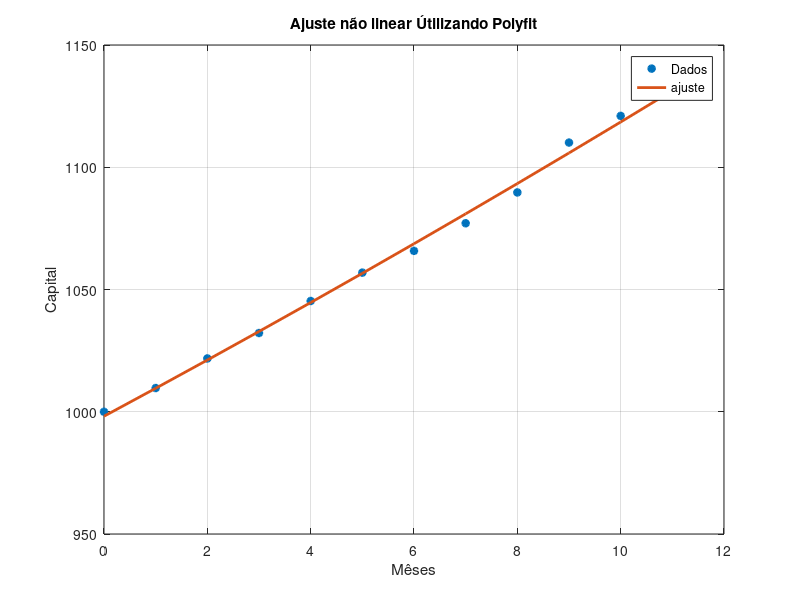
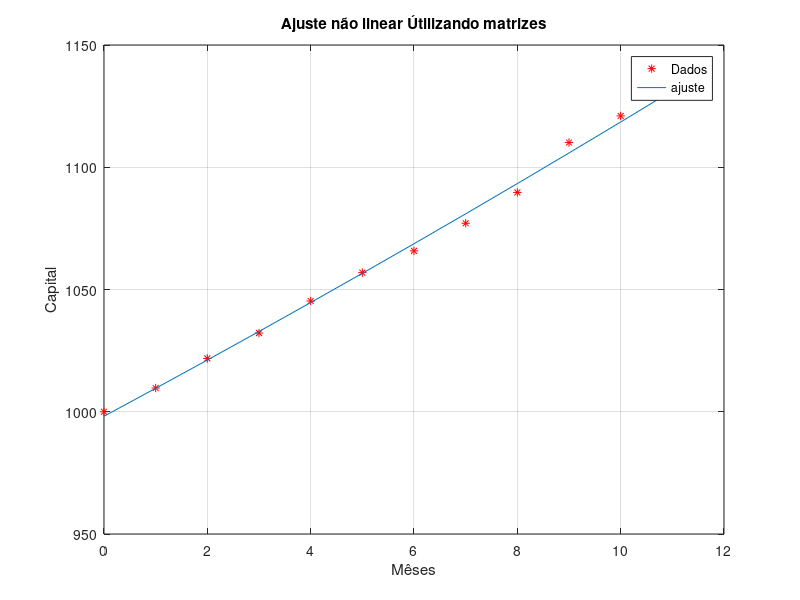

Write MATLAB code to recreate these figures, in order.
####################Ajuste Não Linear###########################################
clear
clc
x = 0:1:11;
y = [ 1000 1009.7 1021.8 1032.2 1045.3 1056.9 1065.8 1077.1 1089.7 1110.1 1121 1132.1];
plot(x, y, "*r", "linewidth", 2 )
title("Gráfico de dispersão")
xlabel("Mêses")
ylabel("Capital")
grid on;

%z = alfa1 + alga2*x
####################útilizando Polyfit#########################################

%y = b*e^axe
%ln(y) = ln(b) + ax

z = log(y);
n = 1;
p = polyfit(x, z, n);
%Polyfut devolve os coeficientes do maior grau para o menor
b = exp(p(2));
w = b*exp(p(1)*x);
plot(x, y, "*", "linewidth", 2,  x, w, "linewidth", 2 )
title("Ajuste não linear Útilizando Polyfit")
xlabel("Mêses")
ylabel("Capital")
grid on;
legend("Dados", "ajuste")

####################útilizando Matrizes#########################################
a11 = length(x);
a12 = sum(x);
a21 = a12;
a22 = sum(x.^2);

A = [ a11 a12; a21 a22];

b1 = sum(z);
b2 = sum(x.*z);

b = [b1; b2]

m = A\b;
#na matriz começa com o menor grau ou seja, a constante.

alfa1 = exp(m(1));
alfa2 = m(2);

y1 = alfa1*exp(alfa2*x);

figure
plot(x, y, "*r", x, y1)
title("Ajuste não linear Útilizando matrizes")
xlabel("Mêses")
ylabel("Capital")
grid on;
legend("Dados", "ajuste")
















